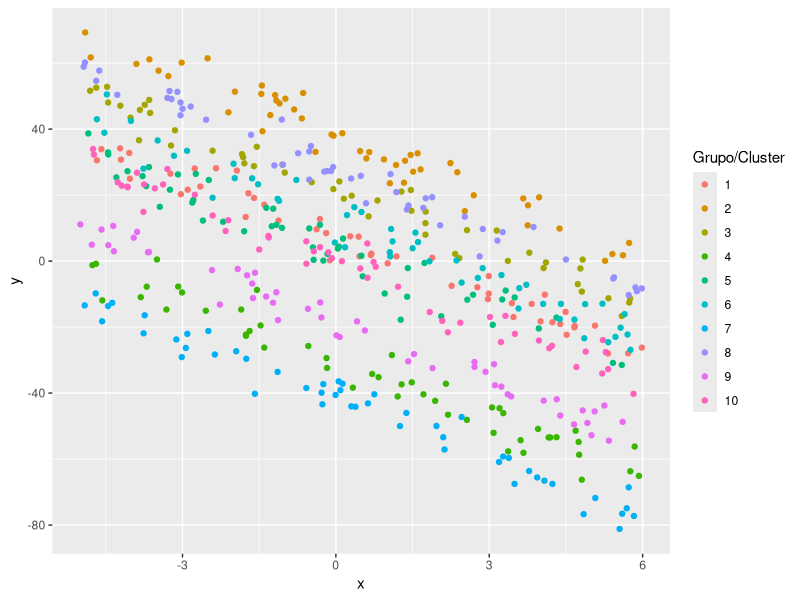

The R script that drew this image: (Note: this script raises an error after producing the figure.)
## ---- chunk 1
ni <- 50
G <- 10
nobs <- ni * G
grupo <- factor(rep(x=1:G, each=ni))
obs <- rep(x=1:ni, times=G)
set.seed(1234567)
x <- runif(n=nobs, min=-5, max=6)
set.seed(1234567)
b0 <- rnorm(n=G, mean=0, sd=sqrt(625)) # Intercepto aleatorio
b0 <- rep(x=b0, each=ni)               # El mismo intercepto aleatorio pero repetido
media <- 4 - 6 * x + b0
set.seed(1234567)
y <- rnorm(n=nobs, mean=media, sd=sqrt(16))
datos <- data.frame(obs, grupo, b0, x, media, y)
## ---- chunk 2
library(rmarkdown)
paged_table(datos, options = list(rows.print = 6))
## ---- chunk 3
library(ggplot2)
ggplot(datos, aes(x, y, color=grupo) ) + 
  geom_point() + 
  labs(colour="Grupo/Cluster")
## ---- chunk 4
library(nlme)
fit1 <- lme(y ~ x, random = ~ 1 | grupo, data=datos)
## ---- chunk 5
knitr::include_graphics("images/summary_fit_lme.png")
